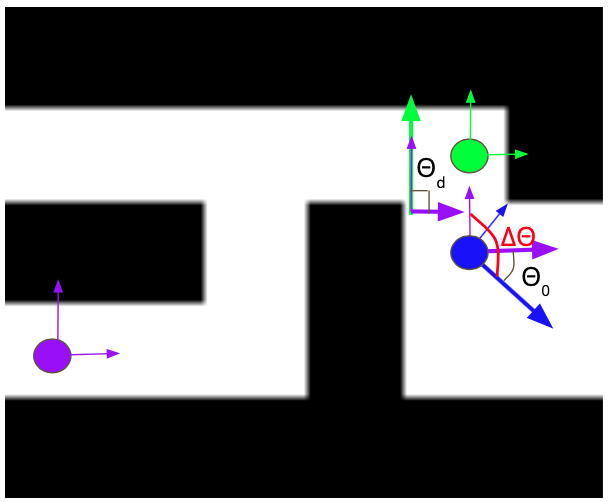
#> input picture assets/Implementation/control_1.png, 608 x 502 px
$ python -i detection_utils.py   (imports and definitions only)   (older library calls are emulated)
#> lines starting #> are read from the running program, lines starting #| are printed output that depends on the picture; after the words box and inside, x2 and y2 are one past the last pixel; in counts of white or black regions, pixels touching at a corner belong together
""" Stores Utility Functions """
import cv2
import sys
import itertools
import numpy as np

import scipy.spatial.qhull as qhull
from scipy.misc import imresize
from scipy.spatial import ConvexHull, convex_hull_plot_2d, distance
from skimage import filters
from sklearn.mixture import GaussianMixture
from sklearn.cluster import KMeans
from skimage.measure import block_reduce
#from segmentation_utils import *
import matplotlib.pyplot as plt


# [19 lines left out: function get_camera_matrix, not called in this run]


def locate_potential_corners(img, block_size=11, k_size=11, k=0.04, threshold_sel=0.01, res_sel = 1):
    """locates potential corner pixels given a segmented image

    Parameters
    ---------
    img : ndarray
        grayscale image array

    block_size : int
        side length of square region (neighborhood) considered for corner detection

    k_size : int
        determines size of the Sobel kernel
        - larger k_size will make the edges in initial edge detection more blurry

    k : float
        free parameter in corner detection equation
        - basically trades off between precision and recall
        - bigger k gives fewer false corners, but also fewer true corners
        - smaller k gives more corners in general, but more false corners

    threshold_sel : float
        the opencv corner detection algorithm returns a transformed image
        -this parameter thresholds the transformed image to drive pixels that
        are unlikely to be corners to be zero.
        -parameter is fraction of corner pixel value with largest confidence

    res_sel : int (0 or 1)
        corner refinement returns corner points and the centroid of corner regions
        - 0 gives centroid regions (sometimes more robust to perturbation)
        - 1 gives corner predictions
        generally set to 1

    Returns
    -------
    ndarray
        numpy array of coordinates that give the indices of corner points in the image
    """
    test_img = np.float32(img)
    dst = cv2.cornerHarris(test_img,block_size,k_size,k)
    dst = cv2.dilate(dst,None)
    ret, dst = cv2.threshold(dst,threshold_sel*dst.max(),255,0)
    dst = np.uint8(dst)

    # find centroids
    ret, labels, stats, centroids = cv2.connectedComponentsWithStats(dst)

    # define the criteria to stop and refine the corners
    criteria = (cv2.TERM_CRITERIA_EPS + cv2.TERM_CRITERIA_MAX_ITER, 100, 0.001)
    test_corners = cv2.cornerSubPix(test_img,np.float32(centroids),(5,5),(-1,-1),criteria)

    # Now draw them
    res = np.hstack((centroids,test_corners))
    res = np.int0(res)
    if res_sel == 1:
        points = res[:,:2]
    else:
        points = res[:,2:]
    points[:,[1,0]] = points[:,[0,1]]
    return points

# [132 lines left out: functions test_harris_corners, find_four_corners, four_point_transform, not called in this run]

def warp_image(img, M, max_width, max_height):
    return cv2.warpPerspective(img, M, (max_width, max_height))

# [54 lines left out: functions warp_pixel, build_map, localize_goals, get_image_coords, order_points, not called in this run]

def translation_from_transform(transform):
    return np.array([transform.translation.x, transform.translation.y, transform.translation.z])

>>> import cv2
>>> picture = cv2.imread('../../../assets/Implementation/control_1.png', cv2.IMREAD_GRAYSCALE)
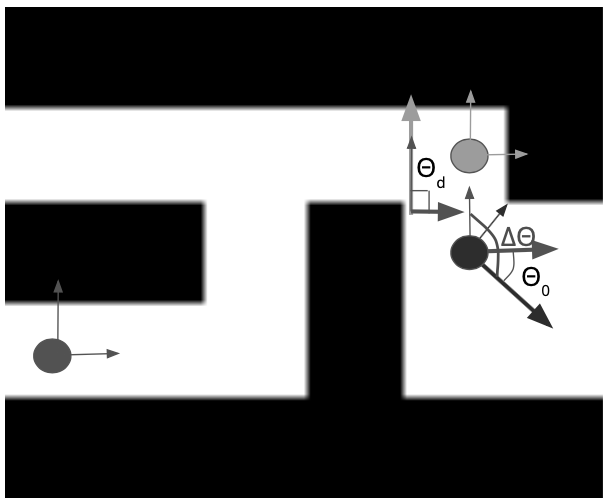
#> picture: shape (502, 608); min 0, max 255, mean 110.8
>>> result = locate_potential_corners(picture)
#> in locate_potential_corners, `dst = cv2.cornerHarris(test_img,block_size,k_size,k)`:
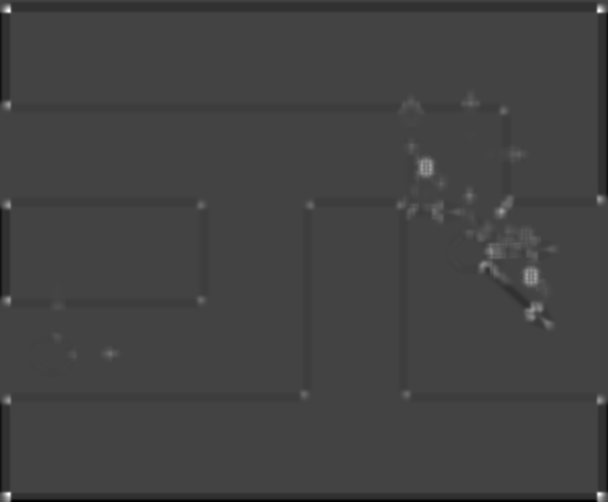
#> dst: shape (502, 608) float32; min -1.24e+16, max 3.45e+16, mean -1.85e+14; drawn with min black and max white
#> in locate_potential_corners, `ret, dst = cv2.threshold(dst,threshold_sel*dst.max(),255,0)`:
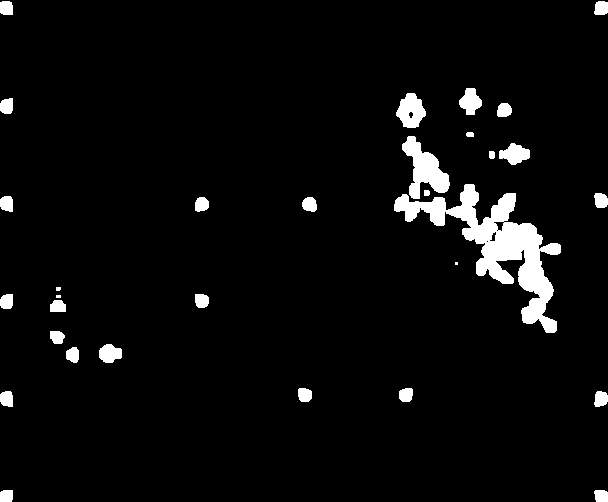
#> dst: shape (502, 608) float32; 4.5% white; 31 white regions (3 under 20 px), largest, box (x1, y1, x2, y2) and area: (394, 184, 561, 333) 6904, (402, 136, 450, 199) 1444, (396, 93, 426, 128) 699
#> in locate_potential_corners, `ret, dst = cv2.threshold(dst,threshold_sel*dst.max(),255,0)`: ret = 3.45e+14
#> in locate_potential_corners, `ret, labels, stats, centroids = cv2.connectedComponentsWithStats(dst)`:
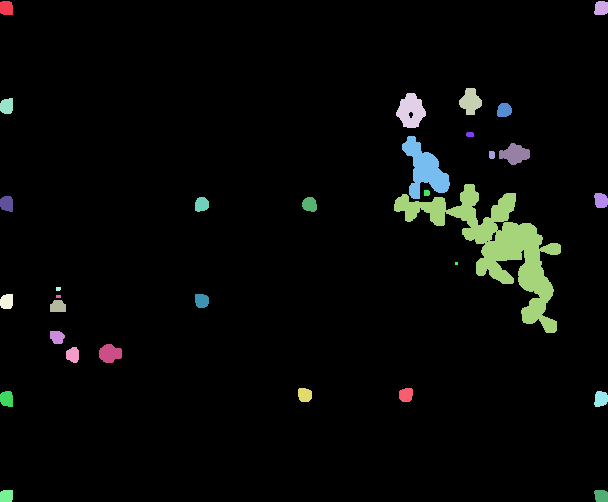
#> labels: shape (502, 608) int32; 32 distinct labels, from 0 to 31; one colour per label, 0 black
#> in locate_potential_corners, `ret, labels, stats, centroids = cv2.connectedComponentsWithStats(dst)`: ret = 32; stats = 32 rows, first 6: [0, 0, 608, 502, 291589], [0, 1, 13, 14, 170], [594, 1, 14, 14, 173], [459, 88, 23, 27, 407], [396, 93, 30, 35, 699], [0, 98, 13, 16, 180]; centroids = 32 pairs, first value 5.99 to 600.8, second value 7.62 to 495.6
#> in locate_potential_corners, `test_corners = cv2.cornerSubPix(test_img,np.float32(centroids),(5,5),(..`: test_corners = 32 pairs, first value 4.56 to 602.4, second value 6.56 to 497.4
#> in locate_potential_corners, `res = np.hstack((centroids,test_corners))`: res = 32 rows, first 6: [298.4, 251.4, 298.4, 251.4], [5.99, 7.62, 4.56, 6.56], [600.8, 7.72, 602.4, 6.57], [470.1, 101.1, 470.4, 103.9], [410.6, 110.6, 410.6, 110.6], [6.39, 105.7, 4.62, 107.1]
#> in locate_potential_corners, `res = np.int0(res)`: res = 32 rows, first 6: [298, 251, 298, 251], [5, 7, 4, 6], [600, 7, 602, 6], [470, 101, 470, 103], [410, 110, 410, 110], [6, 105, 4, 107]
#> in locate_potential_corners, `points = res[:,:2]`: points = 32 pairs, first value 5 to 600, second value 7 to 495
#> result = 32 pairs, first value 7 to 495, second value 5 to 600

$ run again, on assets/Implementation/control_2.png
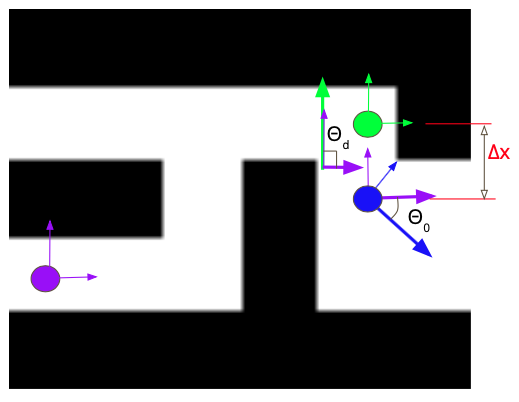
#> input picture assets/Implementation/control_2.png, 519 x 402 px
#> in locate_potential_corners, `ret, dst = cv2.threshold(dst,threshold_sel*dst.max(),255,0)`:
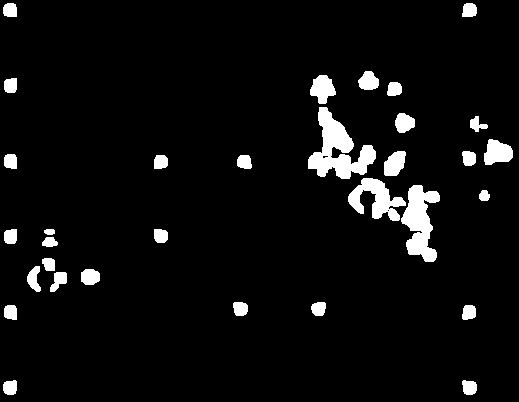
#> dst: shape (402, 519) float32; 5.4% white; 32 white regions, largest, box (x1, y1, x2, y2) and area: (308, 107, 376, 179) 2248, (401, 185, 440, 262) 1695, (348, 178, 406, 221) 1214
#> in locate_potential_corners, `ret, dst = cv2.threshold(dst,threshold_sel*dst.max(),255,0)`: ret = 3.45e+14
#> in locate_potential_corners, `ret, labels, stats, centroids = cv2.connectedComponentsWithStats(dst)`:
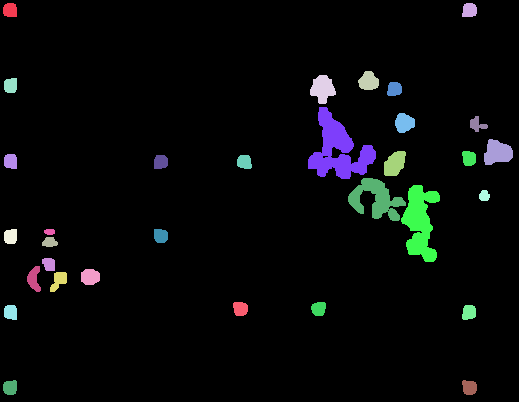
#> labels: shape (402, 519) int32; 33 distinct labels, from 0 to 32; one colour per label, 0 black
#> in locate_potential_corners, `ret, labels, stats, centroids = cv2.connectedComponentsWithStats(dst)`: ret = 33; stats = 33 rows, first 6: [0, 0, 519, 402, 197317], [3, 3, 14, 14, 176], [462, 3, 15, 14, 181], [358, 71, 21, 19, 298], [310, 75, 26, 29, 497], [4, 78, 13, 15, 176]; centroids = 33 pairs, first value 9.74 to 497.2, second value 9.74 to 387.1
#> test_corners = 33 pairs, first value 8.56 to 497.2, second value 8.56 to 388.4
#> in locate_potential_corners, `res = np.hstack((centroids,test_corners))`: res = 33 rows, first 6: [255.9, 201.3, 255.9, 201.3], [9.74, 9.74, 8.56, 8.56], [469.1, 9.82, 470.4, 8.57], [368.2, 80.89, 368, 84.88], [322.2, 88.36, 322.2, 88.36], [10.24, 85.05, 8.6, 86.36]
#> in locate_potential_corners, `res = np.int0(res)`: res = 33 rows, first 6: [255, 201, 255, 201], [9, 9, 8, 8], [469, 9, 470, 8], [368, 80, 367, 84], [322, 88, 322, 88], [10, 85, 8, 86]
#> points = 33 pairs, first value 9 to 497, second value 9 to 387
#> result = 33 pairs, first value 9 to 387, second value 9 to 497
